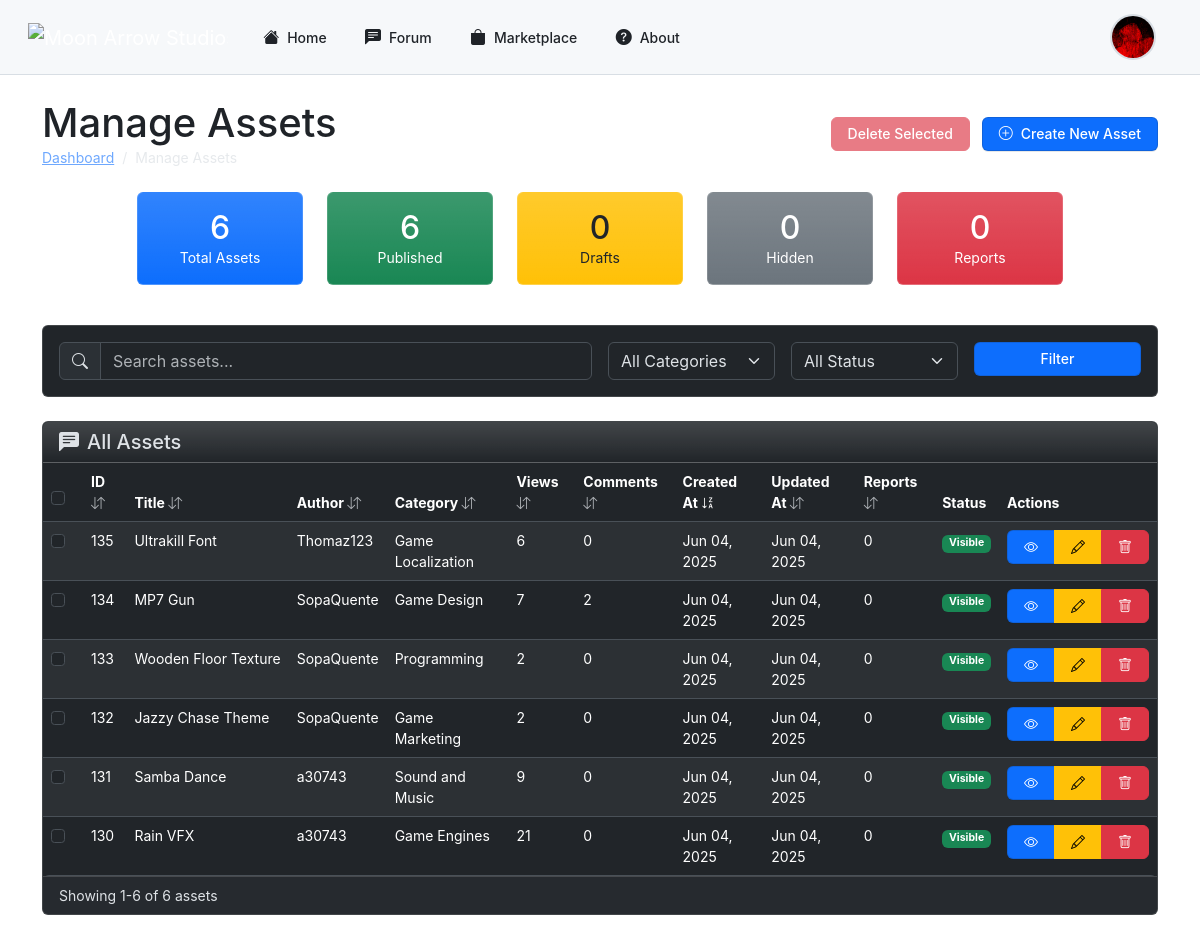
The page /php/admin/manage_assets.php (signed in) on the database as committed earlier.
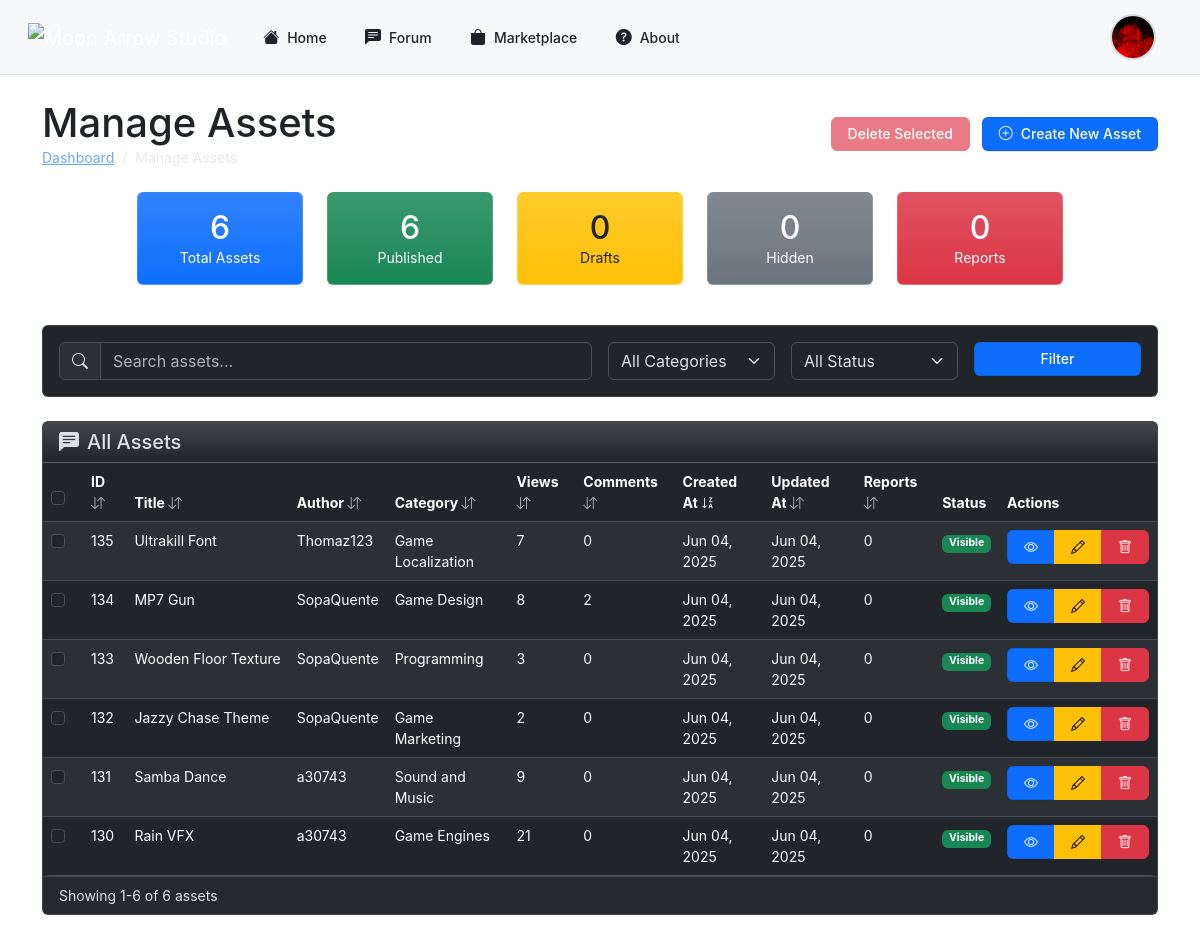
The same page on the database as committed later.
### tables this page shows
CREATE TABLE IF NOT EXISTS `assets` (
  `id` int NOT NULL AUTO_INCREMENT,
  `title` varchar(255) NOT NULL,
  `content` text NOT NULL,
  `category_id` int NOT NULL,
  `hashtags` text,
  `images` text,
  `created_at` timestamp NULL DEFAULT CURRENT_TIMESTAMP,
  `videos` text,
  `user_id` int NOT NULL,
  `upvotes` int DEFAULT '0',
  `downvotes` int DEFAULT '0',
  `preview_image` varchar(255) DEFAULT NULL,
  `asset_file` varchar(255) DEFAULT NULL,
  `status` enum('published','draft','hidden') NOT NULL DEFAULT 'published',
  `views` int DEFAULT '0',
  `updated_at` timestamp NULL DEFAULT CURRENT_TIMESTAMP ON UPDATE CURRENT_TIMESTAMP,
  `reported_count` int DEFAULT '0',
  `asset_type` text NOT NULL,
  PRIMARY KEY (`id`),
  KEY `fk_posts_categories` (`category_id`),
  KEY `fk_user_id` (`user_id`)
);

CREATE TABLE IF NOT EXISTS `users` (
  `user_id` int NOT NULL AUTO_INCREMENT,
  `username` varchar(50) NOT NULL,
  `email` varchar(100) NOT NULL,
  `password` varchar(255) NOT NULL,
  `role` enum('admin','user') DEFAULT 'user',
  `created_at` datetime DEFAULT CURRENT_TIMESTAMP,
  `profile_picture` varchar(255) DEFAULT NULL,
  `banner` varchar(255) DEFAULT NULL,
  `description` text,
  `status` enum('active','suspended') NOT NULL DEFAULT 'active',
  `youtube` varchar(255) DEFAULT NULL,
  `linkedin` varchar(255) DEFAULT NULL,
  `twitter` varchar(255) DEFAULT NULL,
  `instagram` varchar(255) DEFAULT NULL,
  `github` varchar(255) DEFAULT NULL,
  `portfolio` varchar(255) DEFAULT NULL,
  `reported_count` int NOT NULL DEFAULT '0',
  `follow_notifications` tinyint(1) NOT NULL DEFAULT '1',
  `asset_comment_notifications` tinyint(1) NOT NULL DEFAULT '1',
  `reply_notifications` tinyint(1) NOT NULL DEFAULT '1',
  `notification_frequency` enum('instant','hourly','daily','weekly') NOT NULL DEFAULT 'instant',
  `email_updates` tinyint(1) NOT NULL DEFAULT '1',
  `comment_notifications` tinyint(1) NOT NULL DEFAULT '1',
  PRIMARY KEY (`user_id`),
  UNIQUE KEY `username` (`username`),
  UNIQUE KEY `email` (`email`)
);

CREATE TABLE IF NOT EXISTS `categories` (
  `id` int NOT NULL AUTO_INCREMENT,
  `name` varchar(100) NOT NULL,
  PRIMARY KEY (`id`)
);

### php/admin/manage_assets.php (the view, shortened to what the changed rows need)
<?php
function getSortIcon($column) {
    global $sortBy, $sortOrder;
    if ($sortBy !== $column) {
        return '<i class="bi bi-arrow-down-up text-muted"></i>';
    } else if ($sortOrder === 'ASC') {
        return '<i class="bi bi-sort-alpha-down"></i>';
    } else {
        return '<i class="bi bi-sort-alpha-down-alt"></i>';
    }
}
require_once '../db_connect.php';
$page = isset($_GET['page']) ? (int)$_GET['page'] : 1;
$limit = isset($_GET['limit']) ? (int)$_GET['limit'] : 10;
$offset = ($page - 1) * $limit;
$sortBy = isset($_GET['sort']) ? $_GET['sort'] : 'created_at';
$sortOrder = isset($_GET['order']) ? $_GET['order'] : 'DESC';
$query = "SELECT p.id, p.title, p.content, p.status, p.views, p.created_at, p.updated_at, p.reported_count,
                 u.user_id, u.username, c.id as category_id, c.name as category_name,
                 (SELECT COUNT(*) FROM comments_asset WHERE asset_id = p.id) as comments_count
          FROM assets p
          JOIN users u ON p.user_id = u.user_id
          LEFT JOIN categories c ON p.category_id = c.id
          WHERE 1=1";
$params = [];
$types = "";
$query .= " ORDER BY $sortBy $sortOrder LIMIT ? OFFSET ?";
$params[] = $limit;
$params[] = $offset;
$types .= "ii";
$stmt = $conn->prepare($query);
$stmt->bind_param($types, ...$params);
$stmt->execute();
$result = $stmt->get_result();
$assets = [];
while ($row = $result->fetch_assoc()) {
    $assets[] = $row;
}
?>
<!DOCTYPE html>
<html lang="en" data-bs-theme="dark">
<head>
    <link rel="stylesheet" href="https://cdn.jsdelivr.net/npm/bootstrap-icons@1.11.3/font/bootstrap-icons.min.css">
    <link rel="stylesheet" href="https://cdn.jsdelivr.net/npm/bootstrap@5.3.3/dist/css/bootstrap.min.css">
</head>
<body>
    <?php include('../header.php'); ?>
    <div class="container py-4">
    <div class="d-flex justify-content-between align-items-center mb-4">
    <div>
        <h1 class="mb-0">Manage Assets</h1>
    </div>
</div>
        <div class="card mb-4">
            <div class="card-body p-0">
                <div class="table-responsive">
                <table class="table table-hover table-striped mb-0">
                    <thead>
                        <tr>
                            <th width="40">
                                <div class="form-check">
                                    <input class="form-check-input" type="checkbox" id="selectAll">
                                </div>
                            </th>
                            <th class="cursor-pointer" onclick="changeSort('id')">
                                ID <?php echo getSortIcon('id'); ?>
                            </th>
                            <th class="cursor-pointer" onclick="changeSort('title')">
                                Title <?php echo getSortIcon('title'); ?>
                            </th>
                            <th class="cursor-pointer" onclick="changeSort('username')">
                                Author <?php echo getSortIcon('username'); ?>
                            </th>
                            <th class="cursor-pointer" onclick="changeSort('category_name')">
                                Category <?php echo getSortIcon('category_name'); ?>
                            </th>
                            <th class="cursor-pointer" onclick="changeSort('views')">
                                Views <?php echo getSortIcon('views'); ?>
                            </th>
                            <th class="cursor-pointer" onclick="changeSort('comments_count')">
                                Comments <?php echo getSortIcon('comments_count'); ?>
                            </th>
                            <th class="cursor-pointer" onclick="changeSort('created_at')">
                                Created At <?php echo getSortIcon('created_at'); ?>
                            </th>
                            <th class="cursor-pointer" onclick="changeSort('updated_at')">
                                Updated At <?php echo getSortIcon('updated_at'); ?>
                            </th>
                            <th class="cursor-pointer" onclick="changeSort('reported_count')">
                                Reports <?php echo getSortIcon('reported_count'); ?>
                            </th>
                            <th>Status</th>
                            <th class="actions-column">Actions</th>
                        </tr>
                    </thead>
                    <tbody>
                        <?php if (count($assets) > 0): ?>
                            <?php foreach ($assets as $asset): ?>
                                <tr>
                                    <td>
                                        <div class="form-check">
                                            <input class="form-check-input asset-select" type="checkbox" value="<?php echo $asset['id']; ?>">
                                        </div>
                                    </td>
                                    <td><?php echo $asset['id']; ?></td>
                                    <td class="truncate-text"><?php echo htmlspecialchars($asset['title']); ?></td>
                                    <td><?php echo htmlspecialchars($asset['username']); ?></td>
                                    <td><?php echo htmlspecialchars($asset['category_name'] ?? 'Uncategorized'); ?></td>
                                    <td><?php echo $asset['views']; ?></td>
                                    <td><?php echo $asset['comments_count']; ?></td>
                                    <td><?php echo date('M d, Y', strtotime($asset['created_at'])); ?></td>
                                    <td><?php echo date('M d, Y', strtotime($asset['updated_at'])); ?></td>
                                    <td><?php echo $asset['reported_count']; ?></td>
                                    <td>
                                        <?php if ($asset['status'] === 'published'): ?>
                                            <span class="badge bg-success">Visible</span>
                                        <?php else: ?>
                                            <span class="badge bg-secondary">Hidden</span>
                                        <?php endif; ?>
                                    </td>
                                    <td class="actions-column">
                                        <div class="btn-group btn-group-sm">
                                            <a href="<?php echo $baseUrl; ?>php/view_asset.php?id=<?php echo $asset['id']; ?>" class="btn btn-primary" title="View">
                                                <i class="bi bi-eye"></i>
                                            </a>
                                            <a href="edit_asset.php?id=<?php echo $asset['id']; ?>" class="btn btn-warning" title="Edit">
                                                <i class="bi bi-pencil"></i>
                                            </a>
                                            <button class="btn btn-danger delete-asset" data-bs-toggle="modal" data-bs-target="#deletePostModal" data-asset-id="<?php echo $asset['id']; ?>" data-asset-title="<?php echo htmlspecialchars($asset['title']); ?>" title="Delete">
                                                <i class="bi bi-trash"></i>
                                            </button>
                                        </div>
                                    </td>
                                </tr>
                            <?php endforeach; ?>
                        <?php else: ?>
                            <tr>
                                <td colspan="12" class="text-center py-4">No assets found matching your criteria.</td>
                            </tr>
                        <?php endif; ?>
                    </tbody>
                </table>
                </div>
            </div>
        </div>
    </div>
</body>
</html>

Rows that differ between the two databases and show on the page:
changed assets "Ultrakill Font": views "6" → "7"
changed assets "MP7 Gun": views "7" → "8"
changed assets "Wooden Floor Texture": views "2" → "3"
